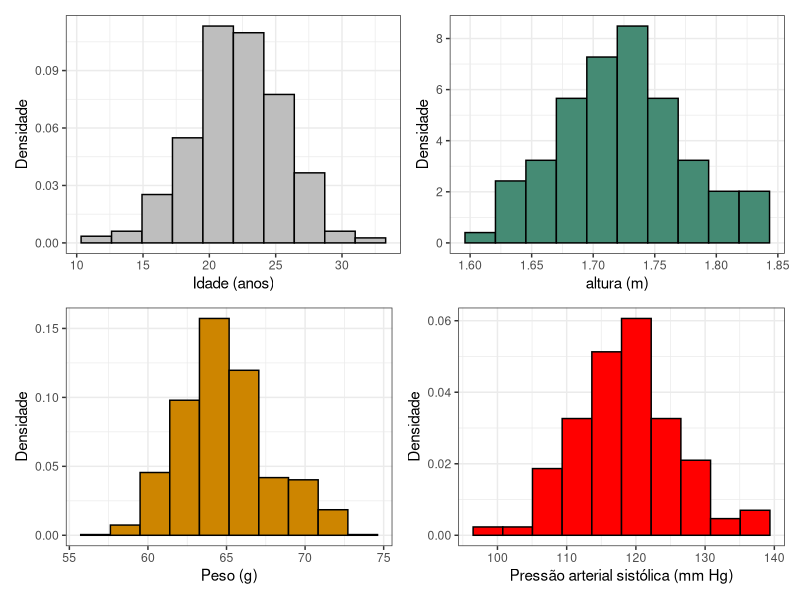

Reproduce this figure in R. (Note: this script raises an error after producing the figure.)
## ---- chunk 1
options(htmltools.dir.version = FALSE)
knitr::opts_chunk$set(echo=TRUE, 
                      message = FALSE, 
                      error= FALSE, 
                      warning = FALSE, 
                      comment = "#>", 
                      fig.align = "center")
options(dplyr.print_min = 5, dplyr.print_max = 5)
## ---- chunk 2
library(tidyverse)
library(patchwork)
idade <- rnorm(500,22,3.5)
altura <- rnorm(100,1.72,0.05)
peso <- rbinom(1000,50,.2) + 55
pas <- rnorm(100, 119, 8.2)

plt1 <- as_tibble(idade) |> 
  ggplot(aes(x=idade,y=..density..)) + 
  geom_histogram(bins = 10, color="black",
                 fill="gray") +
  theme_bw() +
  labs(x="Idade (anos)", y="Densidade")

plt2 <- as_tibble(altura) |> 
  ggplot(aes(x=altura,y=..density..)) + 
  geom_histogram(bins = 10, color="black",
                 fill="aquamarine4") +
  theme_bw() +
  labs(x="altura (m)", y="Densidade")

plt3 <- as_tibble(peso) |> 
  ggplot(aes(x=peso,y=..density..)) + 
  geom_histogram(bins = 10, color="black",
                 fill="orange3") +
  theme_bw() +
  labs(x="Peso (g)", y="Densidade")


plt4 <- as_tibble(pas) |> 
  ggplot(aes(x=pas,y=..density..)) + 
  geom_histogram(bins = 10, color="black",
                 fill="red") +
  theme_bw() +
  labs(x="Pressão arterial sistólica (mm Hg)", y="Densidade")
(plt1|plt2)/(plt3|plt4)
library(tidyverse)
data_set <- readxl::read_xlsx("../data/dados-turmas-2026.xlsx")

## ---- chunk 3
knitr::include_graphics("img/R_logo.png")
## ---- chunk 4
library(tidyverse)
library(readxl)
dados_turmas_2026 <- read_xlsx("../data/dados-turmas-2026.xlsx")
nrow(dados_turmas_2026)
## ---- chunk 5
knitr::include_graphics("img/R_logo.png")
## ---- chunk 6
dados_turmas_2026 |> 
  count(sexo)
## ---- chunk 7
knitr::include_graphics("img/R_logo.png")
## ---- chunk 8
dados_turmas_2026  |> 
  group_by(sexo) |>  
  summarise(ni=n()
            )  |>  
  mutate(fi = ni/sum(ni),
         perc = fi*100) 
## ---- chunk 9

## ---- chunk 10

## ---- chunk 11

## ---- chunk 12
dados_turmas_2026 |>
  group_by(cor_cabelo) |> #<< 
  summarise(ni=n()) |>      
  mutate(fi = ni/sum(ni),    
         perc = fi*100)      
## ---- chunk 13

## ---- chunk 14

## ---- chunk 15

## ---- chunk 16
tab <- dados_turmas_2026 |>
  mutate(
    classes_altura = cut(altura,5) 
    ) |> 
  group_by(classes_altura) |> 
  summarise(ni=n()) |>      
  mutate(fi = ni/sum(ni),    
         perc = fi*100)  
kableExtra::kable(tab)
## ---- chunk 17

## ---- chunk 18

## ---- chunk 19
tab <- dados_turmas_2026 |>
  mutate(
    classes_altura = cut(altura,5) 
    ) |> 
  group_by(classes_altura) |> 
  summarise(ni=n()) |>      
  mutate(fi = ni/sum(ni),    
         perc = fi*100,
         di=fi/Di)  
kableExtra::kable(tab)
## ---- chunk 20
tab <- dados_turmas_2026 |>
  mutate(
    classes_altura = cut(altura,5) 
    ) |> 
  group_by(classes_altura) |> 
  summarise(ni=n()) |>      
  mutate(fi = ni/sum(ni),    
         perc = fi*100,
         di=fi/Di,
         Ni = cumsum(ni),
         Fi = cumsum(fi),
         Perc = cumsum(perc)
  )
kableExtra::kable(tab)
## ---- chunk 21

## ---- chunk 22

## ---- chunk 23

## ---- chunk 24
